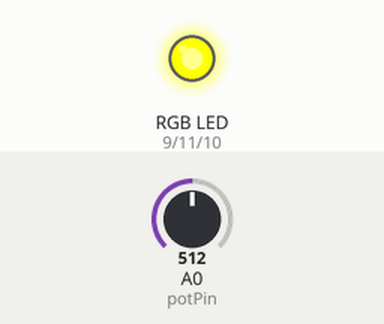
A sketch run on a simulated Arduino Uno, built with avr-gcc and run on an emulated ATmega328P. Parts: an RGB LED mixed from three pins (HIGH = lit). The inputs (shaded band) are chosen by the test bench; at power-on: A0 (potPin) = 512.

Above: at 1.2 s.
1.3 s: A0 (potPin) set to 666
2.8 s: A0 (potPin) set to 697
At 3.9 s:
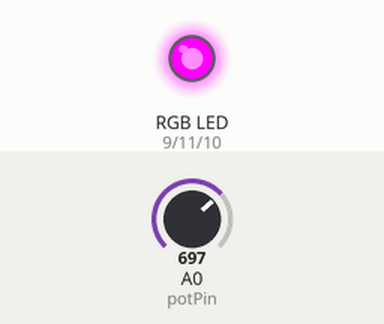
4.3 s: A0 (potPin) set to 511
At 5.1 s:
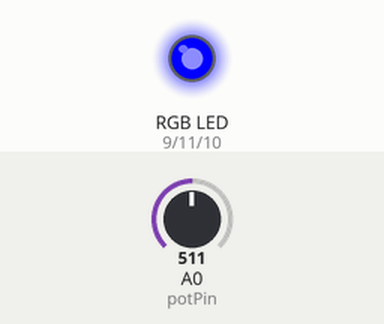
5.8 s: A0 (potPin) set to 349
7.3 s: A0 (potPin) set to 322
At 8.5 s:
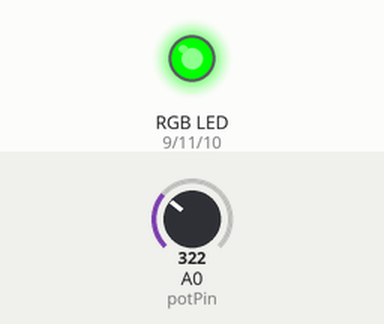
8.8 s: A0 (potPin) set to 716
At 9.7 s:
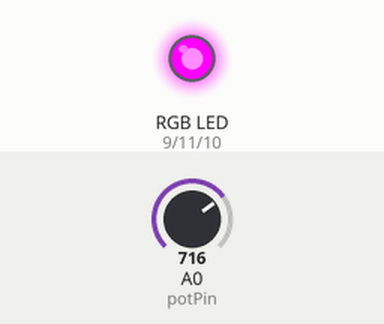
Timing chart, 0 to 11.3 s (numbered marks = the images above; inputs shaded):
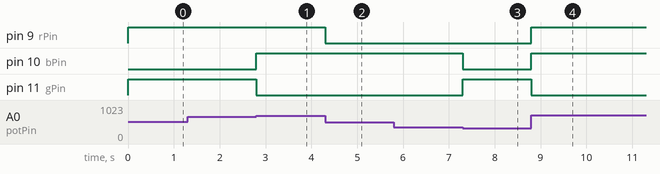

The sketch:

amazing_gogo3.ino
```cpp
const byte rPin = 9; // digital output pin for the red component of the RGB LED
const byte bPin = 10; // digital output pin for the green component of the RGB LED
const byte gPin = 11; // digital output pin for the blue component of the RGB LED
const byte potPin = A0; // analog input pin for the potentiometer
byte colors[][3] = { // 2D array containing RGB values for different colors
  {255, 0, 0},  // Red
  {0, 255, 0},  // Green
  {0, 0, 255},  // Blue
  {255, 255, 0},  // Yellow
  {255, 0, 255},  // Magenta
  {0, 255, 255}   // Cyan
};
int colorIndex = 0; // index of the current color in the colors array

void setup() {
  pinMode(rPin, OUTPUT); // set the red LED pin as output
  pinMode(gPin, OUTPUT); // set the green LED pin as output
  pinMode(bPin, OUTPUT); // set the blue LED pin as output
  pinMode(potPin, INPUT); // set the potentiometer pin as input
}

void loop() {
  int potValue = analogRead(potPin); // read the value of the potentiometer

  // Calculate the index of the color in the colors array based on the potentiometer value
  int numColors = sizeof(colors)/sizeof(colors[0]); // get the number of colors in the array
  int index = (potValue * numColors) / 1023; // map the potentiometer value to the range of array indices

  // Check that the color index is not greater than the size of the colors array
  if (index >= numColors) {
    index = numColors - 1;
  }

  setColor(colors[index][0], colors[index][1], colors[index][2]); // set the LED color based on the index of the colors array
}

// Set the color of the RGB LED based on the given values for the red, green, and blue components
void setColor(byte r, byte g, byte b) {
  analogWrite(rPin, r); // set the red component of the LED to the given value
  analogWrite(gPin, g); // set the green component of the LED to the given value
  analogWrite(bPin, b); // set the blue component of the LED to the given value
}
```

Measured:
- the behaviour switches between 681 and 682 on A0 (potPin) (found by bisection; images 0 and 1)
- the behaviour switches between 341 and 340 on A0 (potPin) (found by bisection; images 2 and 3)
- after the input at 1.3 s, every drawn part: stays the same
- after the input at 2.8 s, pin 10 (bPin): LOW → HIGH at once; pin 11 (gPin): HIGH → LOW at once
- after the input at 4.3 s, pin 9 (rPin): HIGH → LOW at once
- after the input at 5.8 s, every drawn part: stays the same
- after the input at 7.3 s, pin 10 (bPin): HIGH → LOW at once; pin 11 (gPin): LOW → HIGH at once
- after the input at 8.8 s, pin 9 (rPin), pin 10 (bPin): LOW → HIGH at once; pin 11 (gPin): HIGH → LOW at once
